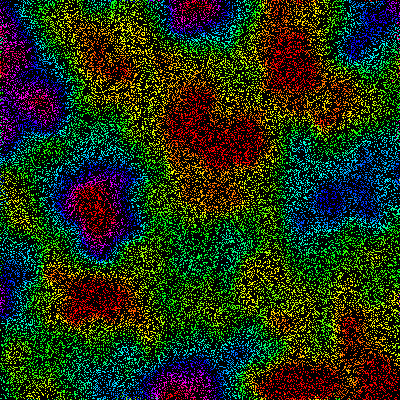
Frame 1 (no input)
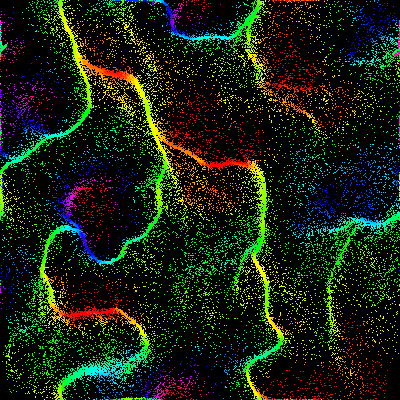
Frame 60 (the mouse pressed at the canvas centre just before this capture)
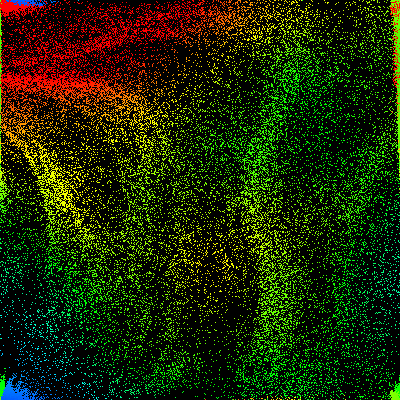
Frame 120 (the mouse held since frame 60 and released just before this capture)

The Processing sketch that drew these frames (run headless with seeded random() and noise(); from frame 60 on, the mouse is pressed at the canvas centre):

// Processing sketch: processing_10116
// ── processing_10116.pde

int pnum = 250000; // max particle count
float px[] = new float[pnum]; // particle x
float py[] = new float[pnum]; // particle y
float vs[] = new float[pnum]; // particle velocity

int pused = 50000; // particles in use

float nz = 0;   // noise z
float ns = .01; // noise scale
boolean draw_vecs = false; // draw vector field?
int g = 4; // vector field half-grid size

PGraphics gvec; // image of vector field

// initialize particles
void initParticles(int num)
{
  for(int i = 0; i < num; ++i)
  {
    px[i] = random(0, width);
    py[i] = random(0, height);
    vs[i] = pow(10, random(-1, 1));
  }
}

// get vector angle at (x, y)
float getAngle(float x, float y)
{
  return (noise(x * ns, y * ns, nz) - .5) * TWO_PI * 2;
}

// render vector field to image
void renderVecs()
{
  if(gvec == null)
  {
    gvec = createGraphics(width, height, JAVA2D);
  }

  gvec.beginDraw();
  gvec.background(0);
  gvec.smooth();
  gvec.stroke(160);

  for(int i = 0; i < height; i += g * 2)
  {
    for(int j = 0; j < width; j += g * 2)
    {
      float a = getAngle(j, i);
      float dx = cos(a) * g;
      float dy = sin(a) * g;

      gvec.line(j +g - dx, i + g - dy, j +g + dx, i + g + dy);

    }
  }

  gvec.endDraw();
}

void setup()
{
  size(400, 400);
  colorMode(HSB, 1.0);
  frameRate(30);

  initParticles(pnum);
  renderVecs();
}

// randomize noise parameters and re-render vector field
void mousePressed()
{
  nz = random(-100, 100);
  ns = pow(10, random(-3, -1));

  renderVecs();
}

void keyPressed()
{
  char k = key;
  switch(k)
  {
  case 'v':
    draw_vecs = !draw_vecs;
    break;
    
  case '+':
    {
      int tmp = pused * 2;
      if(tmp > pnum)
      {
        pused = pnum;
      }
      else
      {
        pused = tmp;
      }
    }
    break;

  case '-':
    {
      int tmp = pused / 2;

      if(tmp < 10)
      {
        pused = 10;
      }
      else
      {
        pused = tmp;
      }
    }
    break;

  case 'r':
    initParticles(pused);
    break;

  default:
    break;
  }
}

void draw()
{
  background(0);

  if(draw_vecs)
  {
    image(gvec, 0, 0);
  }

  loadPixels();

  for(int i = 0; i < pused; ++i)
  {
    float x = px[i] + random(-.5, .5);
    float y = py[i] + random(-.5, .5);

    float a = getAngle(x, y);

    float dx = cos(a) * vs[i];
    float dy = sin(a) * vs[i];

    x += dx;
    y += dy;

    if(x < 0)
    {
      x += width;
    } 
    else if(x >= width)
    {
      x -= width;
    }

    if(y < 0)
    {
      y += height;
    } 
    else if(y >= height)
    {
      y -= height;
    }

    px[i] = x;
    py[i] = y;

    color c = color((a + PI) / TWO_PI, 1, 1);

    int pix_x = (int)x;
    int pix_y = (int)y;

    if(pix_x < 0 || pix_x >= width) continue;
    if(pix_y < 0 || pix_y >= height) continue;

    pixels[pix_x + pix_y * width] = c;

  }

  updatePixels();
}
